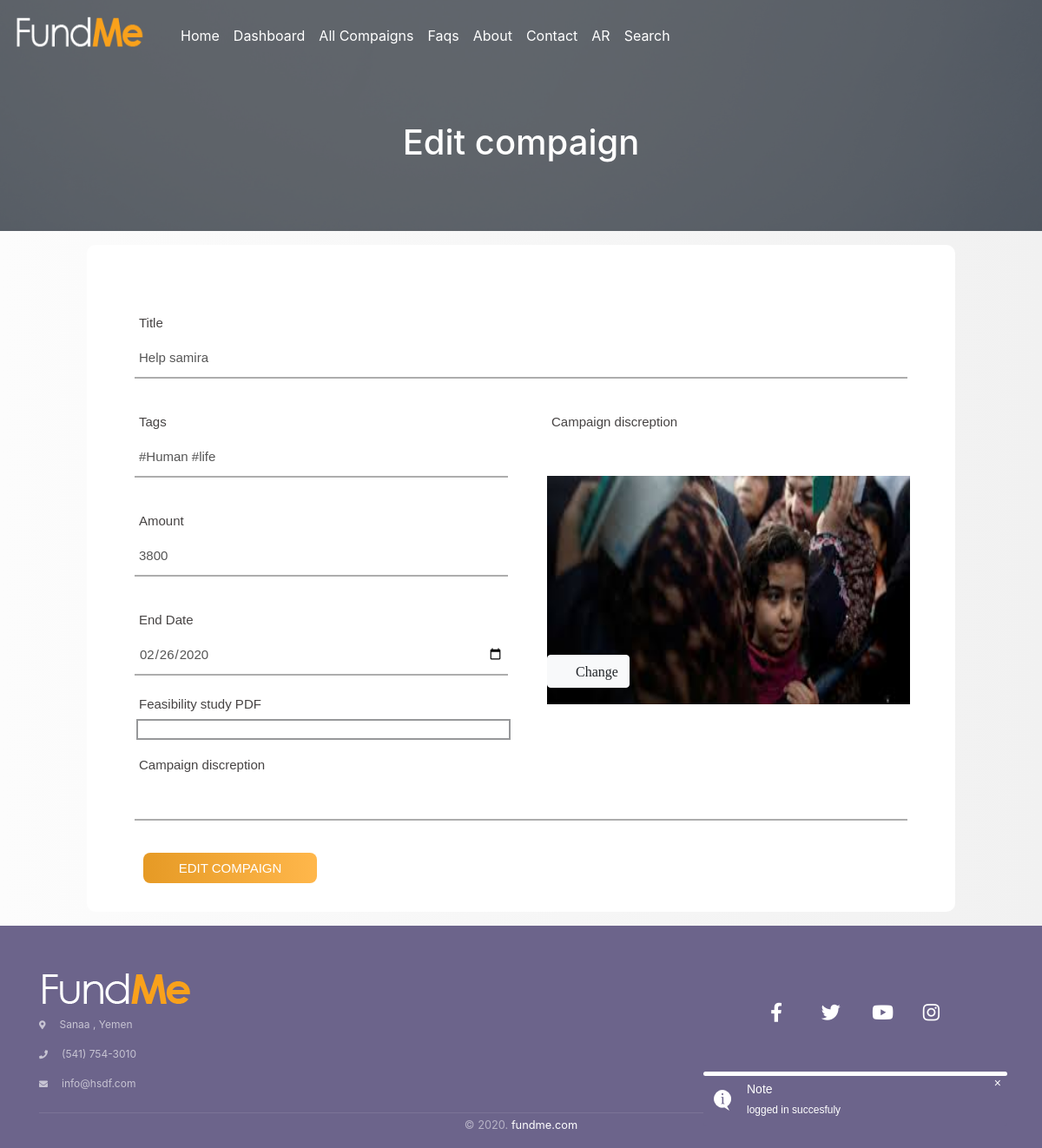
Page /manageUserCompaign/index/48 (signed in) on the committed database.
### tables this page shows
CREATE TABLE `compigans` (
  `id` int(11) NOT NULL,
  `owner_id` int(11) NOT NULL,
  `title` varchar(100) NOT NULL,
  `galary` text NOT NULL,
  `descrption` text NOT NULL,
  `file` text NOT NULL,
  `tags` text NOT NULL,
  `status` varchar(10) NOT NULL,
  `cost` double NOT NULL,
  `duration` timestamp NOT NULL DEFAULT current_timestamp() ON UPDATE current_timestamp(),
  `pending` int(11) NOT NULL DEFAULT 0,
  `updates` text DEFAULT NULL,
  `created_at` timestamp NOT NULL DEFAULT current_timestamp(),
  `update_at` timestamp NOT NULL DEFAULT current_timestamp()
);

### app/Controllers/manageUserCompaignController.php (called while the page is built, shortened)
<?php
class manageUserCompaignController extends Controller
{
    private $compaignModel;
    public function __construct()
    {
      $this->compaignModel=$this->model->getModel();
    }
    public function index($id='')
    {
      $compaign=$this->compaignModel->find([$id]);
      $this->view->pageTitle='Pinding Users';
      $this->view->render();
    }
}
 ?>

### public/index.php (called while the page is built, shortened)
<?php
$app= new Application;
 ?>

### app/Core/DB.php (called while the page is built, shortened)
<?php
class DB {
      protected $pdoObject;
      public function __construct() {
        try {
          $this->pdoObject=new PDO(DB::DNS,DB::DBUSER,DB::DBPASS);
          $this->pdoObject->setAttribute(PDO::ATTR_DEFAULT_FETCH_MODE,PDO::FETCH_ASSOC);
          $this->pdoObject->setAttribute(PDO::ATTR_ERRMODE, PDO::ERRMODE_EXCEPTION);
          } catch (PDOException $e) {
              echo 'Connection failed: ' . $e->getMessage();
             }
      }
      public function QueryCrud ($sql,$args=array(),$type=1){
        $query=$this->pdoObject->prepare($sql);
        $query->execute($args);
        if($type){
          $data=$query->fetchAll();
               return $data;
        }
        else
            return $this->pdoObject->lastInsertId();
    }
}

### app/Models/Compaign.php (called while the page is built, shortened)
<?php
class Compaign
{
  protected $db;
  function __construct()
  {
    $this->db=new DB();
  }
  public function find($aData)
  {
    $oStmt = 'SELECT * FROM compigans WHERE id =?';
        return $this->db->QueryCrud($oStmt,$aData);
  }
}
  ?>

### app/Core/Controller.php (called while the page is built, shortened)
<?php
class Controller
{
  public function model($modelName)
  {
    $this->model=new Model($modelName);
  }
}
 ?>

### app/Core/Model.php (called while the page is built, shortened)
<?php
class Model{
    protected $model_file;
    public function __construct($model_file)
    {
        $this->model_file=$model_file;
    }
    public function getModel(){
        if (file_exists(MODEL. $this->model_file.'.php')) {
            $this->modelObj= new $this->model_file;
              return $this->modelObj;
     }
}
}

### app/Views/home/editCompaign.phtml (the view, shortened to what this page needs)
<?php
include  VIEW.'layouts'.DIRECTORY_SEPARATOR.'header.phtml';
$compaign=$this->view_data['compaign'][0];
?>
<body>
  <section class="cover-background top-space section-img" >
        <div class="opacity-medium bg-dark"></div>
        <div class="container">
            <div class="row">
                <div class="col-md-12 col-sm-12 col-xs-12 display-table page-title">
                    <div class="vertical-align-middle text-center">
                        <h1 class="text-white text-shadow-black"><?php echo $lang['item120']?></h1>
                    </div>
                </div>
            </div>
        </div>
    </section>
  <div class="container-login100">
			<div class="wrap-login100 com1000" >
      <form class="login100-form validate-form"  action="/manageUserCompaign/uploadFiles" id="addCompignForm" name="addCompignForm" method="post" enctype="multipart/form-data">
				<form class="login100-form validate-form"  action="/compaign/uploadFiles" id="addCompignForm" name="addCompignForm" method="post" enctype="multipart/form-data">
				<div class="row">
				<div class="col-md-12">
				<div class="wrap-input100 " >
            <label for="files" class='btn-label' ><?php echo $lang['item33']?></label>
						<input class="input100" type="text" name="Title"  value="<?php echo $compaign['title']; ?>" oninput="stringlength(document.addCompignForm.Title, 10, 50); " />
					</div>
				</div>
				 <div class="col-md-6">
					<div class="wrap-input100 " >
            <label for="files" class='btn-label' ><?php echo $lang['item34']?></label>
						<input class="input100" type="text" name="Tags"  value='<?php if(isset($_POST['Tags']))echo$_POST['Tags']; else echo $compaign['tags']; ?>'  oninput=" stringlength(document.addCompignForm.Tags, 2, 20)" >
					</div>
					<div class="wrap-input100 " >
            <label for="files" class='btn-label' ><?php echo $lang['item35']?></label>
						<input class="input100" type="number" name="Amount"  value='<?php if(isset($_POST['Amount']))echo$_POST['Amount']; else echo $compaign['cost'];?>'   />
					</div>
					<div class="wrap-input100 mb20" >
             <label for="files" class='btn-label' ><?php echo $lang['item36']; ?></label>
						<input class="input100" type="date" name="Deuration"  value='<?php if(isset($_POST['Deuration']))echo$_POST['Deuration']; else echo explode(" ",$compaign['created_at'])[0]?>' oninput="validateDate(document.addCompignForm.Deuration)"/>
					</div>
					<div  >
					<label for="files" class='btn-label' >
					<?php echo $lang['item38']?></label>
					<div class="container pdf-cont">
						<div class='pdf-div' style="padding: 10px"   >
						</div>
					</div>
					</div>
				</div>
				<div class="col-md-6">
          <div class="container cont-pdf" >
            <label for="files" class='btn-label' ><?php echo $lang['item37']?></label>
						<img src="/uploads/<?php echo $compaign['galary']; ?>" alt="choose image" style="width: 418px; height:263px; margin-top:45px;"   id='image' class="profileImg mt-30">
						  <i class='fas fa-check btn btn-light change-btn'> Change</i>
					</div>
				</div>
				<div class="col-md-12 mt-3">
				<div class="wrap-input100 " >
				<label for="descrption" class='btn-label' ><?php echo $lang['item37']?></label>
					</div>
				</div>
					<div class="" style="width: 200px; float:left; margin-left:25px">
						<div class="wrap-login100-form-btn">
							<div class="login100-form-bgbtn"></div>
							<button type="button" class="login100-form-btn" id="addComp"name="addComp" onclick="serverSideValidation();" ><?php echo $lang['item120']?></button>
						</div>
					</div>
				</form>
			</div>
		</div>
    <?php include  VIEW.'layouts'.DIRECTORY_SEPARATOR.'footer_section.phtml'; ?>
    <?php include  VIEW.'layouts'.DIRECTORY_SEPARATOR.'footer.phtml'; ?>

### public/css/home/all.css (style rules this page uses)
.fa, .fas, .far, .fal, .fab { -moz-osx-font-smoothing: grayscale; -webkit-font-smoothing: antialiased; display: inline-block; font-style: normal; font-variant: normal; text-rendering: auto; line-height: 1; }
.fa-check:before { content: "\f00c"; }
.fa, .fas { font-family: 'Font Awesome 5 Free'; font-weight: 900; }

### public/css/home/style-ltr.css (style rules this page uses)
html * { -webkit-font-smoothing: antialiased; }
html { scroll-behavior: smooth; }
.bg-dark { background-color: rgba(0, 0, 0, 0.56); }
.opacity-medium { position: absolute; height: 100%; width: 100%; opacity: 0.75; top: 0; right: 0; }
.cover-background { position: relative !important; background-size: cover !important; overflow: hidden !important; background-position: center !important; background-repeat: no-repeat !important; }
.top-space { padding-top: 140px; }
.page-title { padding-bottom: 70px; }
::placeholder { font-size: 16px; color: rgb(104, 101, 101); }
.text-white { color: #FFF; }
*, *:before, *:after { -webkit-box-sizing: inherit; box-sizing: inherit; }
html { -webkit-box-sizing: border-box; box-sizing: border-box; }

### public/css/home/new-ltr.css (style rules this page uses)
input { outline: none; border: none; }
button { outline: none !important; border: none; background: transparent; }
.container-login100 { width: 100%; min-height: 100vh; display: -webkit-box; display: -webkit-flex; display: -moz-box; display: -ms-flexbox; display: flex; flex-wrap: wrap; justify-content: center; align-items: center; padding: 15px; background: -webkit-linear-gradient(left, #fcfcfc, #f1f1f1); }
.wrap-login100 { width: 390px; background: #fff; border-radius: 10px; overflow: hidden; padding: 77px 55px 33px 55px; }
.login100-form { width: 100%; }
.wrap-input100 { width: 100%; position: relative; border-bottom: 2px solid #adadad; margin-bottom: 37px; }
.input100 { font-family: 'Poppins', sans-serif; font-size: 15px; color: #555555; line-height: 1.2; display: block; width: 100%; height: 45px; background: transparent; padding: 0 5px; }
.wrap-login100-form-btn { width: 100%; display: block; position: relative; z-index: 1; border-radius: 8px; overflow: hidden; margin: 0 auto; }
.login100-form-bgbtn { position: absolute; z-index: -1; width: 300%; height: 100%; background: #a64bf4; background: -webkit-linear-gradient(right, #f9a322, #ffb74b, #e69a25, #f9a322); background: -o-linear-gradient(right, #f9a322, #ffb74b, #e69a25, #f9a322); background: -moz-linear-gradient(right, #f9a322, #ffb74b, #e69a25, #f9a322); background: linear-gradient(right, #f9a322, #ffb74b, #e69a25, #f9a322); top: 0; left: -100%; -webkit-transition: all 0.4s; -o-transition: all 0.4s; -moz-transition: all 0.4s; transition: all 0.4s; }
.login100-form-btn { font-family: 'Poppins', sans-serif; font-size: 15px; color: #fff; line-height: 1.2; text-transform: uppercase; display: -webkit-box; display: -webkit-flex; display: -moz-box; display: -ms-flexbox; display: flex; justify-content: center; align-items: center; padding: 0 20px; width: 100%; height: 35px; }
h1, .h2, .h3, .h4, .h5 { font-family: 'Poppins', -apple-system, BlinkMacSystemFont, 'Poppins', Roboto, 'Poppins', Arial, sans-serif, "Apple Color Emoji", "Segoe UI Emoji", "Segoe UI Symbol", "Noto Color Emoji"; }
.com1000 { width: 1000px; }
.mb20 { margin-bottom: 20px; }
.btn-label { color: #464343; line-height: 1.2; font-family: 'Poppins', sans-serif; font-size:15px; margin-left: 5px; }
.pdf-cont { position: relative; }
.pdf-div { width: 431px; border: #97989a 2px solid; color: #97989a; padding: 10px 160px; margin-left: -13px; }
.mt-30 { margin-top: 30px; }
.section-img { background-image:url('/images/home/e.jpg'); }
.change-btn { position: absolute; bottom: 60px; }
::placeholder { color: #d2d2c4 !important; opacity: 1; }

### rows in the picture
compigans: Title "Help samira", Tags "#Human #life", Amount "3800", Deuration "02/26/2020", galary (picture)

### other values in the picture
$lang['item1'] "Home"
$lang['item0'] "Dashboard"
$lang['item6a'] "All Compaigns"
$lang['faqs'] "Faqs"
$lang['item3'] "About"
$lang['item2'] "Contact"
$lang['item8c'] "Search"
$lang['item120'] "Edit compaign"
$lang['item33'] "Title"
$lang['item34'] "Tags"
$lang['item35'] "Amount"
$lang['item36'] "End Date"
$lang['item38'] "Feasibility study PDF"
$lang['item37'] "Campaign discreption"
$lang['item120'] "EDIT COMPAIGN"
